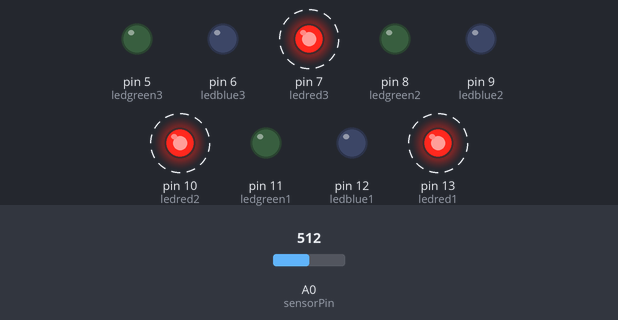
The sketch below on a simulated Arduino Uno, built with avr-gcc and run on an emulated ATmega328P. On the bench: output pins drawn as LEDs (lit = HIGH). Dashed ring = blinking. The test bench sets the inputs (shaded band); at power-on: A0 (sensorPin) = 512.

Above: at 1.25 s.
1.3 s: A0 (sensorPin) set to 673
4.3 s: A0 (sensorPin) set to 692
At 4.5 s:
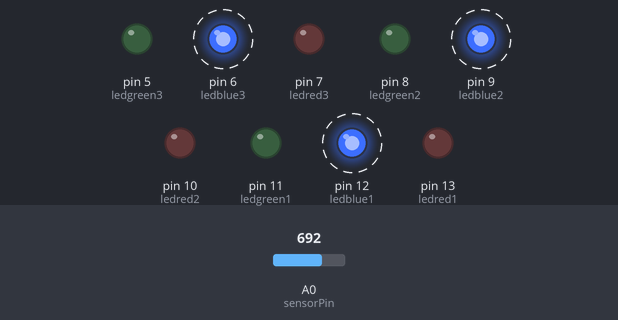
7.3 s: A0 (sensorPin) set to 1005
10.3 s: A0 (sensorPin) set to 1023
At 10.45 s:
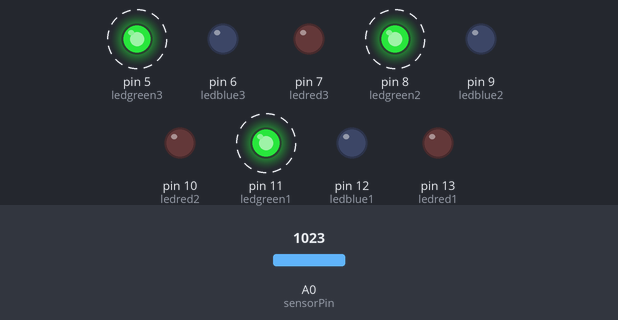
13.3 s: A0 (sensorPin) set to 900
At 13.5 s:
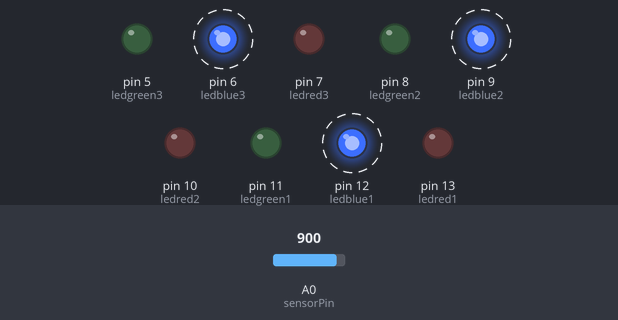
16.3 s: A0 (sensorPin) set to 511
At 16.51 s:
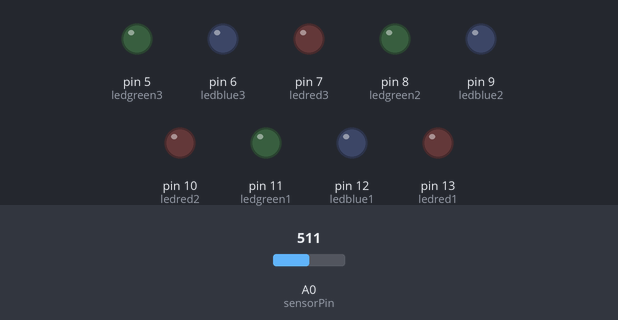
Timing chart, 0 to 20.3 s (numbered marks = the images above; inputs shaded):
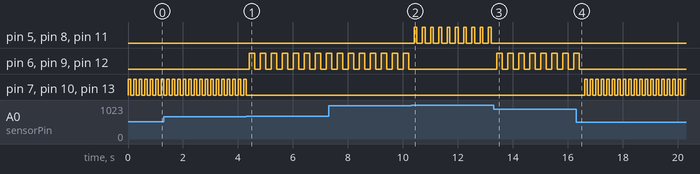

Measured:
- the behaviour switches between 681 and 682 on A0 (sensorPin) (found by bisection; images 0 and 1)
- the behaviour switches between 1022 and 1023 on A0 (sensorPin) (found by bisection; images 1 and 2)
- after the input at 4.3 s, pin 6 (ledblue3), pin 9 (ledblue2), pin 12 (ledblue1): alternates HIGH for 0.20 s and LOW for 0.20 s, starting after 0.10 s; pin 7 (ledred3), pin 10 (ledred2), pin 13 (ledred1): goes on until 4.3 s, then stays LOW
- after the input at 10.3 s, pin 5 (ledgreen3), pin 8 (ledgreen2), pin 11 (ledgreen1): alternates HIGH for 0.10 s and LOW for 0.20 s, starting after 0.11 s; pin 6 (ledblue3), pin 9 (ledblue2), pin 12 (ledblue1): stops changing and stays LOW
- after the input at 13.3 s, pin 5 (ledgreen3), pin 8 (ledgreen2), pin 11 (ledgreen1): stops changing and stays LOW; pin 6 (ledblue3), pin 9 (ledblue2), pin 12 (ledblue1): alternates HIGH for 0.20 s and LOW for 0.20 s, starting after 0.11 s
- after the input at 16.3 s, pin 6 (ledblue3), pin 9 (ledblue2), pin 12 (ledblue1): goes on until 16.4 s, then stays LOW; pin 7 (ledred3), pin 10 (ledred2), pin 13 (ledred1): alternates HIGH for 0.10 s and LOW for 0.10 s, starting after 0.31 s
- by itself, pin 7 (ledred3), pin 10 (ledred2), pin 13 (ledred1): alternates HIGH for 0.10 s and LOW for 0.10 s

The sketch:

Interactive_LED_Indicator.ino
```cpp
int sensorPin = 0;

int ledred1 = 13; //red
int ledblue1 = 12; //blue
int ledgreen1 = 11; //green

int ledred2 = 10; //red
int ledblue2 = 9; //blue
int ledgreen2 = 8; //green

int ledred3 = 7; //red
int ledblue3 = 6; //blue
int ledgreen3 = 5; //green

int sensoValue = 0;
int Value_new;
void setup()
{
  pinMode(ledred1,OUTPUT);
  pinMode(ledred2,OUTPUT);
  pinMode(ledred3,OUTPUT);

  pinMode(ledblue1,OUTPUT);
  pinMode(ledblue2,OUTPUT);
  pinMode(ledblue3,OUTPUT);

  pinMode(ledgreen1,OUTPUT);
  pinMode(ledgreen2,OUTPUT);
  pinMode(ledgreen3,OUTPUT);
}

void red()
{
  digitalWrite(ledred1, HIGH);
  digitalWrite(ledred2, HIGH);
  digitalWrite(ledred3, HIGH);
  delay(100);
  digitalWrite(ledred1, LOW);
  digitalWrite(ledred2, LOW);
  digitalWrite(ledred3, LOW);
  delay(100);
}

void blue()
{
  digitalWrite(ledblue1, HIGH);
  digitalWrite(ledblue2, HIGH);
  digitalWrite(ledblue3, HIGH);
  delay(200);
  digitalWrite(ledblue1, LOW);
  digitalWrite(ledblue2, LOW);
  digitalWrite(ledblue3, LOW);
  delay(200);
}


void green()
{
  digitalWrite(ledgreen1, HIGH);
  digitalWrite(ledgreen2, HIGH);
  digitalWrite(ledgreen3, HIGH);
  delay(100);
  digitalWrite(ledgreen1, LOW);
  digitalWrite(ledgreen2, LOW);
  digitalWrite(ledgreen3, LOW);
  delay(200);
}

void loop()
{
  Value_new = analogRead(sensorPin);

  Value_new = map(Value_new, 0, 1023,1,4);
  if(Value_new==2)
  {
    red();
  }
  else if(Value_new==3)
  {
    blue();
  }
  else if(Value_new==4)
  {
    green();
  }
  else
  {
    digitalWrite(ledred1, LOW);
    digitalWrite(ledred2, LOW);
    digitalWrite(ledred3, LOW);

    digitalWrite(ledblue1, LOW);
    digitalWrite(ledblue2, LOW);
    digitalWrite(ledblue3, LOW);

    digitalWrite(ledgreen1, LOW);
    digitalWrite(ledgreen2, LOW);
    digitalWrite(ledgreen3, LOW);

  }

}
```
